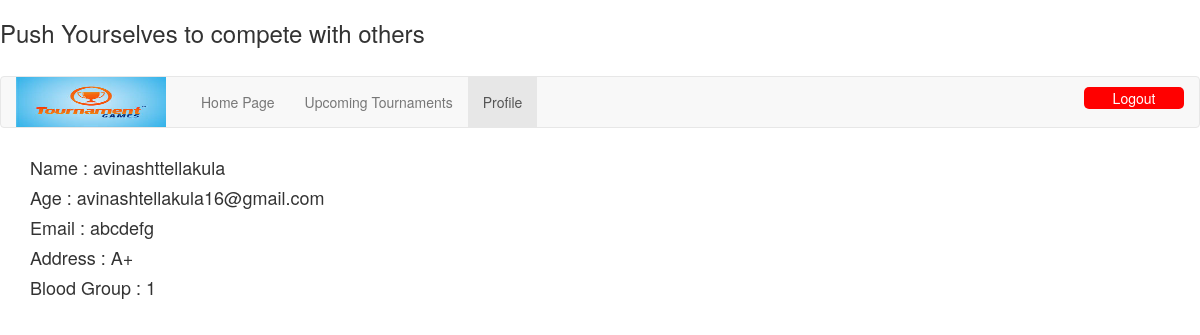
The page /tournament/profile.php (signed in) on the database its author committed.
### tables this page shows
CREATE TABLE `participants` (
  `pid` int(10) NOT NULL,
  `pname` varchar(30) NOT NULL,
  `age` varchar(3) NOT NULL,
  `email` varchar(50) NOT NULL,
  `password` varchar(50) NOT NULL,
  `address` varchar(200) NOT NULL,
  `bloodgroup` varchar(5) DEFAULT NULL,
  `teamid` varchar(10) DEFAULT NULL,
  `captain` int(10) DEFAULT NULL
);

### tournament/profile.php (the view, shortened to what this page needs)
<?php
$conn = new mysqli("localhost:3306", 'root','','tournament');
?>
<!DOCTYPE html>
<html lang="en">
<head>
  <h3 class="liketext">Push Yourselves to compete with others</h3>
<link rel="stylesheet" href="https://maxcdn.bootstrapcdn.com/bootstrap/3.4.1/css/bootstrap.min.css">
</head>
<body>
<?php
$s=$_SESSION['user'];
$sql="SELECT * FROM participants WHERE pid='".$s."' ";
$data = mysqli_query($conn,$sql);
$res=$data -> fetch_row();
$name=$res[1];
$age=$res[3];
$email=$res[4];
$address=$res[6];
$bloodgrp=$res[7];
?>
<div style="padding-top:20px;">
<nav class="navbar navbar-default" >
  <div class="container-fluid">
    <div class="navbar-header">
    <img src="tour.png" width="150px" height="50px">
    </div>
    <ul class="nav navbar-nav">
      <li style="padding-left:20px;"><a href="yourtour.php">Home Page</a></li>
      <li><a href="upcomingtour.php">Upcoming Tournaments</a></li>
      <li class="active"><a href="profile.php">Profile</a></li>
    </ul>
    <input type="button" value="Logout" style="float:right;width: 100px;margin-top:10px;margin-bottom:10px;background-color:red;border-radius:5px;border:None;color:white;" onclick="window.location='logout3.php';"></h1>
  </div>
</nav>
</div>
<div class="container">
  <div class="card" style="width:400px;">
    <div class="card-body">
      <h4 class="card-title">Name        : <?php echo $name;?></h4>
      <h4 class="card-text">Age          : <?php echo $age;?></h4>
      <h4 class="card-text">Email        : <?php echo $email;?></h4>
      <h4 class="card-text">Address      : <?php echo $address;?></h4>
      <h4 class="card-text">Blood Group  : <?php echo $bloodgrp;?></h4>
    </div>
  </div>
</body>
</html>

### rows shown on the page
participants: pname "avinashttellakula", email "avinashtellakula16@gmail.com", password "abcdefg", bloodgroup "A+", teamid "1"
